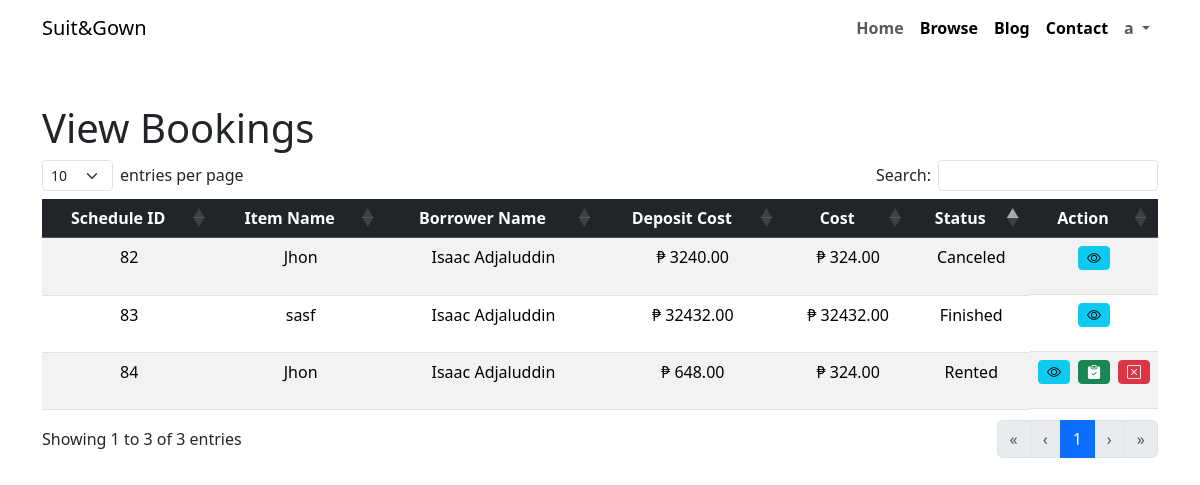
/frontend/view/view.php (signed in), run on an earlier commit of the app's database.
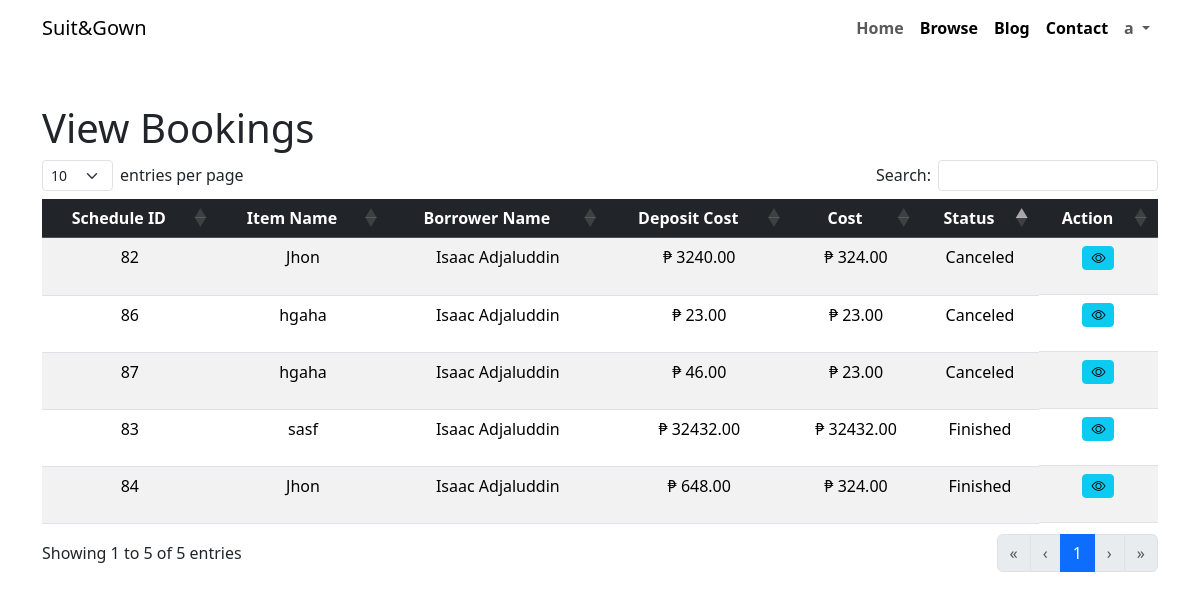
And on a later commit of the database.
### tables this page shows
CREATE TABLE `rental_schedule` (
  `schedule_id` int(11) NOT NULL,
  `start_date` date DEFAULT NULL,
  `return_date` date DEFAULT NULL,
  `borrower_id` int(11) DEFAULT NULL,
  `lender_id` int(11) DEFAULT NULL,
  `item_id` int(11) DEFAULT NULL,
  `status` enum('pending','rented','canceled','overdue','finished') DEFAULT 'pending',
  `created_at` timestamp NOT NULL DEFAULT current_timestamp(),
  `cost` decimal(11,2) NOT NULL DEFAULT 0.00
);

CREATE TABLE `item` (
  `item_id` int(11) NOT NULL,
  `name` varchar(255) DEFAULT NULL,
  `type` varchar(255) DEFAULT NULL,
  `size` decimal(11,2) DEFAULT NULL,
  `deposit_cost` decimal(11,2) DEFAULT NULL,
  `rental_cost` decimal(11,2) DEFAULT NULL,
  `quantity` int(11) DEFAULT 0,
  `owner_id` int(11) DEFAULT NULL,
  `in_stock` tinyint(1) DEFAULT 1,
  `is_active` tinyint(1) DEFAULT 1,
  `photo` varchar(255) NOT NULL,
  `description` varchar(255) NOT NULL
);

CREATE TABLE `user` (
  `user_id` int(11) NOT NULL,
  `first_name` varchar(255) DEFAULT NULL,
  `middle_name` varchar(255) DEFAULT NULL,
  `last_name` varchar(255) DEFAULT NULL,
  `email` varchar(255) DEFAULT NULL,
  `username` varchar(255) DEFAULT NULL,
  `password` varchar(255) DEFAULT NULL,
  `type` enum('admin','lender','client') DEFAULT 'client',
  `successful_lends` int(11) DEFAULT 0
);

### backend/classes/schedule.class.php (called while the page is built, shortened)
<?php
require_once 'database.php';
class Schedule{
    public $logged_user_id;
    protected $db ;
    function __construct(){
        $this->db = new Database();
    }
    function show() {
        $sql = "SELECT rental_schedule.*, item.*, user.*, user.first_name AS borrower_firstname, user.last_name AS borrower_lastname
                FROM rental_schedule
                LEFT JOIN user ON user.user_id = rental_schedule.borrower_id
                LEFT JOIN item ON item.item_id = rental_schedule.item_id
                WHERE rental_schedule.borrower_id = :logged_user_id
                   OR rental_schedule.lender_id = :logged_user_id
                ORDER BY
                    CASE rental_schedule.status
                        WHEN 'pending' THEN 1
                        WHEN 'rented' THEN 2
                        WHEN 'finished' THEN 3
                        WHEN 'overdue' THEN 4
                        WHEN 'canceled' THEN 5
                        ELSE 6
                    END;";
        $query = $this->db->connect()->prepare($sql);
        $query->bindParam(':logged_user_id', $this->logged_user_id);
        if ($query->execute()) {
            $data = $query->fetchAll();
        } else {
            $data = [];
        }
        return $data;
    }
}
?>

### backend/classes/database.php (called while the page is built)
<?php
class Database{
    private $host = 'localhost';
    private $username = 'root';
    private $password = '';
    private $database = 'rental_management_system';
    protected $connection;
    function connect(){
        try
			{
				$this->connection = new PDO("mysql:host=$this->host;dbname=$this->database",
											$this->username, $this->password);
			}
			catch (PDOException $e)
			{
				echo "Connection error " . $e->getMessage();
			}
        return $this->connection;
    }
}
?>

### backend/classes/users.class.php (called while the page is built, shortened)
<?php
require_once 'database.php';
class Users{
    protected $db ;
    function __construct(){
        $this->db = new Database();
    }
    function show(){
        $sql = "SELECT * FROM user ; ";
        $query =  $this->db->connect()->prepare($sql);
        if($query->execute()){
            $data = $query->fetchAll();
        }
        return $data;
    }
}
?>

### frontend/view/view.php (the view, shortened to what the changed rows need)
<?php
    require '../includes/head.php';
    require '../includes/header.php';
?>
        <?php
            if(isset($_SESSION['loggeduser'])){
                $logged_user = $_SESSION['loggeduser'];
            }else{
                header('location: ../../');
            }
        ?>
        <section class = "container mt-5">
            <h1> View Bookings </h1>
            <table class="table table-striped table-responsive text-center" id ="example">
            <thead class="table-dark text-center">
                <tr>
                    <th class = "text-center">Schedule ID</th>
                    <th class = "text-center">Item Name</th>
                    <th class = "text-center">Borrower Name</th>
                    <th class = "text-center">Deposit Cost</th>
                    <th class = "text-center">Cost</th>
                    <th class = "text-center">Status</th>
                    <th class = "text-center">Action</th>
                </tr>
            </thead>
            <tbody>
                <?php
                    require_once '../../backend/classes/schedule.class.php';
                    $schedule = new Schedule();
                    $schedule->logged_user_id = $logged_user['user_id'];
                    $results = $schedule->show();
                    if (!empty($results)) {
                        foreach ($results as $value) {
                ?>
                <tr>
                    <td class = "text-center"><?php echo $value['schedule_id']; ?></td>
                    <td><?php echo $value['name']; ?></td>
                    <td><?php echo $value['borrower_firstname'] .' '. $value['borrower_lastname']; ?></td>
                    <td class = "text-center"><?php echo '₱' . ' ' . $value['cost'] ;?></td>
                    <td class = "text-capitalize"><?php echo '₱' . ' ' . $value['rental_cost'] ;?></td>
                    <td class = "text-capitalize"> <?php echo $value['status'] ?></td>
                    <td class="text-center d-flex justify-content-center gap-2 align-items-center">
                        <form action="../view/view_receipt.php"  method = "POST">
                            <button name = "view_btn" class="btn btn-info btn-sm "  ><i class="bi bi-eye"></i></button>
                        </form>
                            <?php
                            if($value['status'] == 'rented' && ($logged_user['user_id'] == $value['lender_id'])){?>
                                <form action="../../backend/tools/updateSchedule.php?item_id=<?php echo $value['item_id'] ?>"  method = "POST">
                                    <button name = "update_btn" class="btn btn-success check-btn btn-sm"  ><i class="bi bi-clipboard-check-fill"></i></button>
                                </form>
                            <?php
                            }
                            ?>
                        <?php
                            if(($value['status'] == 'pending' || $value['status'] != 'canceled') && ($logged_user['user_id'] == $value['lender_id']) && ($value['status'] != "finished") ){?>
                                <form action="../../backend/tools/updateSchedule.php?item_id=<?php echo $value['item_id'] ?>" id = "update_form" name = "update_form" method = "POST">
                                    <button name = "update_btn" class="btn btn-danger cancel-btn btn-sm"  ><i class="bi bi-x-square"></i></button>
                                </form>
                            <?php
                            }?>
                    </td>
                </tr>
                <?php
                        }
                    } else {
                ?>
                <?php
                    }
                ?>
            </tbody>
        </table>
        </section>
<?php
    include '../includes/footer.php'
?>

What changed in the data, as far as the page shows it:
shown differently, row unchanged: rental_schedule "sasf": moves up the list
changed rental_schedule id 84: status "Rented" → "Finished"
added rental_schedule: schedule_id "86", item.name "hgaha", borrower.first_name "Isaac", borrower.last_name "Adjaluddin", cost "23.00", item.rental_cost "23.00", status "Canceled"
added rental_schedule: schedule_id "87", item.name "hgaha", borrower.first_name "Isaac", borrower.last_name "Adjaluddin", cost "46.00", item.rental_cost "23.00", status "Canceled"
Also different on the page:
text written by a page script: "entries per page Search: Showing 1 to 3 of 3 entries « ‹ 1 › »" → "entries per page Search: Showing 1 to 5 of 5 entries « ‹ 1 › »"
